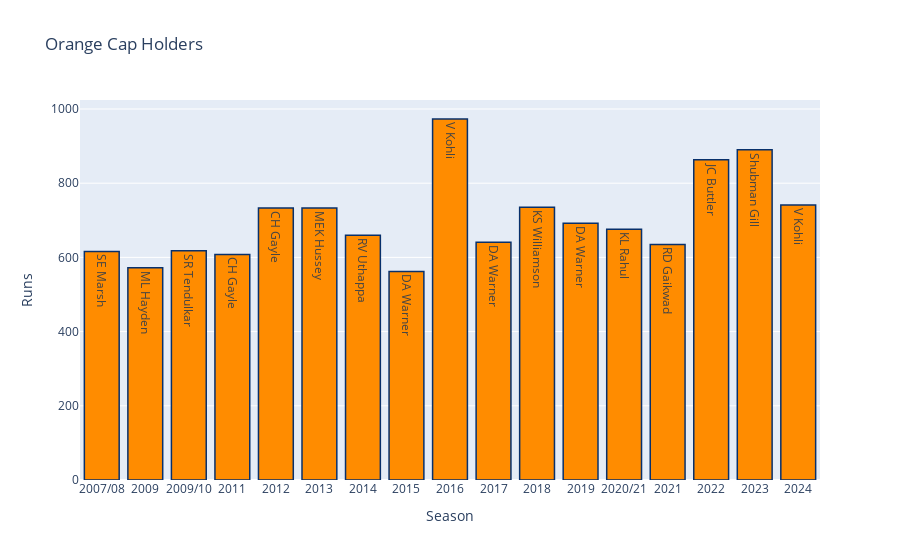

Notebook cell for this chart:
### Markdown cell above
# Orange cap by each season(highest batsman Scores getter by person in the season)

### Code cell
orange = matches[['id', 'season']]
orange = orange.merge(delivery, left_on='id', right_on='match_id', how='left')
orange = orange.groupby(['season', 'batter'])['batsman_runs'].sum().reset_index()
orange = orange.sort_values('batsman_runs', ascending=False)
orange = orange.drop_duplicates(subset=['season'], keep="first")
orange = orange.sort_values(by='season')

trace1 = go.Bar(
    x=orange['season'].values,
    y=orange['batsman_runs'].values,
    name='Orange Cap Runs',
    text=orange['batter'].values,
    marker=dict(
        color='rgb(255, 140, 0)',
        line=dict(
            color='rgb(8, 48, 107)',
            width=1.5
        )
    ),
    opacity=1
)

layout = go.Layout(
    title="Orange Cap Holders",
    xaxis=dict(title="Season"),
    yaxis=dict(title="Runs")
)

fig = go.Figure(data=[trace1], layout=layout)
py.iplot(fig, filename='Stacked-bar')

### Figure 1 — Plotly figure (JSON) as saved in the notebook; plotly's stock layout.template omitted (floating-point values rounded to 4 significant figures)
{"data": [{"marker": {"color": "rgb(255, 140, 0)", "line": {"color": "rgb(8, 48, 107)", "width": 1.5}}, "name": "Orange Cap Runs", "opacity": 1, "text": ["SE Marsh", "ML Hayden", "SR Tendulkar", "CH Gayle", "CH Gayle", "MEK Hussey", "RV Uthappa", "DA Warner", "V Kohli", "DA Warner", "KS Williamson", "DA Warner", "KL Rahul", "RD Gaikwad", "JC Buttler", "Shubman Gill", "V Kohli"], "type": "bar", "x": ["2007/08", "2009", "2009/10", "2011", "2012", "2013", "2014", "2015", "2016", "2017", "2018", "2019", "2020/21", "2021", "2022", "2023", "2024"], "y": [616, 572, 618, 608, 733, 733, 660, 562, 973, 641, 735, 692, 676, 635, 863, 890, 741]}], "layout": {"title": {"text": "Orange Cap Holders"}, "xaxis": {"title": {"text": "Season"}}, "yaxis": {"title": {"text": "Runs"}}}}
